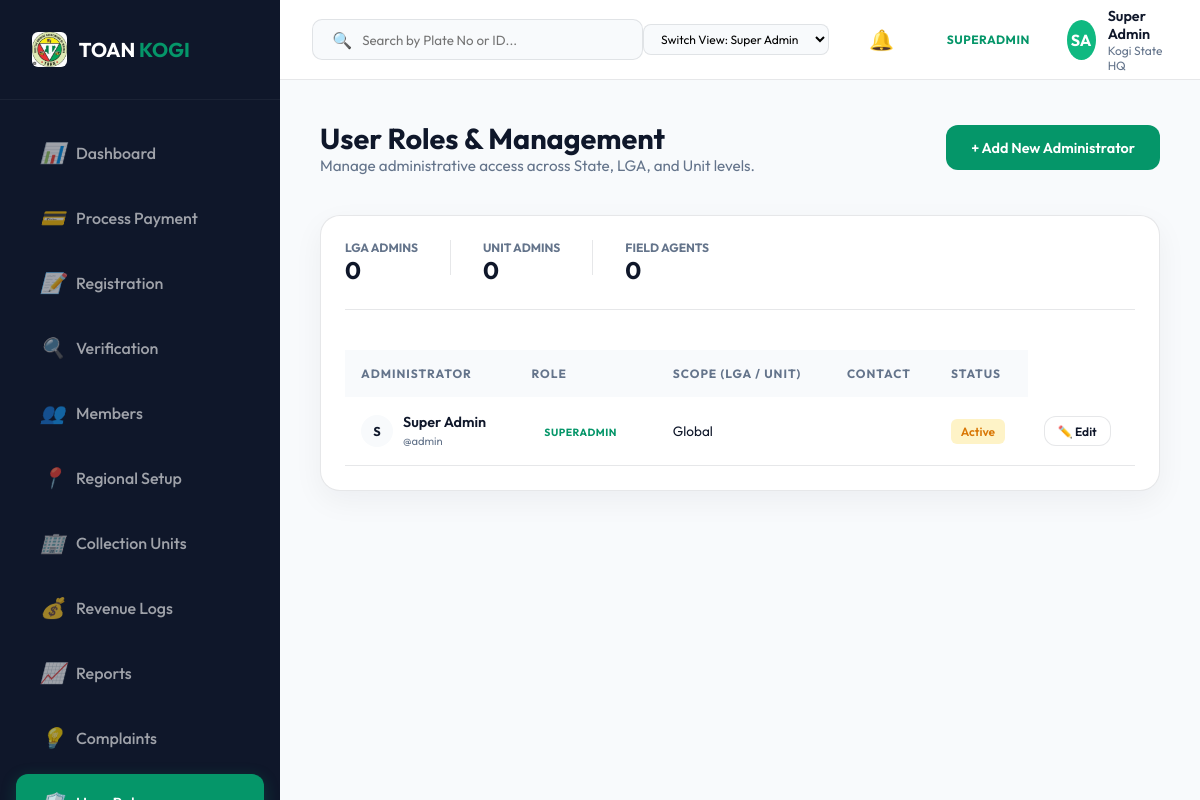
Screenshot of /public/admin/users (signed in) with the database file from the repository.
### tables this page shows
CREATE TABLE IF NOT EXISTS `users` (
  `id` int(11) NOT NULL AUTO_INCREMENT,
  `fullname` varchar(255) NOT NULL,
  `email` varchar(255) DEFAULT NULL,
  `username` varchar(255) NOT NULL,
  `password` varchar(255) NOT NULL,
  `role` enum('superadmin', 'admin', 'agent') NOT NULL DEFAULT 'agent',
  `created_at` timestamp DEFAULT CURRENT_TIMESTAMP,
  PRIMARY KEY (`id`),
  UNIQUE KEY `username` (`username`)
);

### app/Controllers/Admin.php (called while the page is built, shortened)
<?php
class Admin extends Controller
{
    private $adminModel;
    public function __construct()
    {
        $this->adminModel = $this->model('Admin');
    }
    public function users()
    {
        $role = $_SESSION['user_role'];
        $lga_id = $_SESSION['user_lga_id'];
        $unit_id = $_SESSION['user_unit_id'];
        $admins = $this->adminModel->getAdmins($role, $lga_id, $unit_id);
        $userStats = $this->adminModel->getScopedAdminStats($role, $lga_id, $unit_id);
        $lgas = ($role === 'superadmin') ? $this->adminModel->getLgas() : [];
        $unitsByLga = [];
        $all_lgas = $this->adminModel->getLgas();
        foreach($all_lgas as $l) {
            $unitsByLga[$l->id] = $this->adminModel->getUnitsByLga($l->id);
        }
        $data = [
            'title' => 'User Roles & Access | ' . SITENAME,
            'active_page' => 'users',
            'admins' => $admins,
            'userStats' => $userStats,
            'lgas' => $lgas,
            'unitsByLga' => $unitsByLga
        ];
        $this->view('admin/users', $data);
    }
}

### app/Core/App.php (called while the page is built, shortened)
<?php
class App
{
    protected $method = 'index';
    public function __construct()
    {
        $url = $this->parseUrl();
        if (isset($url[0])) {
            $controllerPath = APPROOT . '/Controllers/' . ucfirst($url[0]) . '.php';
            if (file_exists($controllerPath)) {
                unset($url[0]);
            }
        }
        $this->controller = new $controllerClassName;
        if (isset($url[1])) {
            if (method_exists($this->controller, $url[1])) {
                $this->method = $url[1];
                unset($url[1]);
            }
        }
        $this->params = $url ? array_values($url) : [];
        call_user_func_array([$this->controller, $this->method], $this->params);
    }
    protected function parseUrl()
    {
        if (isset($_GET['url'])) {
            return explode('/', filter_var(rtrim($_GET['url'], '/'), FILTER_SANITIZE_URL));
        }
        $urlPath = trim($urlPath, '/');
        return explode('/', filter_var($urlPath, FILTER_SANITIZE_URL));
    }
}

### public/index.php (called while the page is built, shortened)
<?php
$app = new App();

### app/Core/Database.php (called while the page is built, shortened)
<?php
class Database
{
    private $host = DB_HOST;
    private $user = DB_USER;
    private $pass = DB_PASS;
    private $dbname = DB_NAME;
    private $dbh;
    private $stmt;
    public function __construct()
    {
        $dsn = "mysql:host=" . $this->host . ";dbname=" . $this->dbname;
        $options = [
            PDO::ATTR_PERSISTENT => true,
            PDO::ATTR_ERRMODE => PDO::ERRMODE_EXCEPTION
        ];
        try {
            $this->dbh = new PDO($dsn, $this->user, $this->pass, $options);
        } catch (PDOException $e) {
            $this->error = $e->getMessage();
            echo $this->error;
        }
    }
    public function query($sql)
    {
        $this->stmt = $this->dbh->prepare($sql);
    }
    public function bind($param, $value, $type = null)
    {
        if (is_null($type)) {
            switch (true) {
                case is_int($value):
                    $type = PDO::PARAM_INT;
                    break;
            }
        }
        $this->stmt->bindValue($param, $value, $type);
    }
    public function execute()
    {
        return $this->stmt->execute();
    }
    public function resultSet()
    {
        $this->execute();
        return $this->stmt->fetchAll(PDO::FETCH_OBJ);
    }
    public function single()
    {
        $this->execute();
        return $this->stmt->fetch(PDO::FETCH_OBJ);
    }
}

### app/Models/Admin.php (called while the page is built, shortened)
<?php
class Admin
{
    private $db;
    public function __construct()
    {
        $this->db = new Database;
    }
    public function getAdmins($role = 'superadmin', $lga_id = null, $unit_id = null)
    {
        $where = " WHERE 1=1";
        $params = [];
        $sql = "SELECT u.*, l.name as lga_name, un.name as unit_name
                FROM users u
                LEFT JOIN lgas l ON u.lga_id = l.id
                LEFT JOIN units un ON u.unit_id = un.id
                $where ORDER BY u.created_at DESC";
        $this->db->query($sql);
        return $this->db->resultSet();
    }
    public function getScopedAdminStats($role = 'superadmin', $lga_id = null, $unit_id = null)
    {
        $where = " WHERE 1=1";
        $params = [];
        $sql = "SELECT
                COUNT(CASE WHEN role = 'lga_admin' THEN 1 END) as lga_admins,
                COUNT(CASE WHEN role = 'unit_admin' THEN 1 END) as unit_admins,
                COUNT(CASE WHEN role = 'agent' THEN 1 END) as agents,
                COUNT(*) as total
                FROM users $where";
        $this->db->query($sql);
        return $this->db->single();
    }
    public function getLgas()
    {
        $this->db->query('SELECT * FROM lgas ORDER BY name ASC');
        return $this->db->resultSet();
    }
    public function getUnitsByLga($lga_id)
    {
        $this->db->query('SELECT * FROM units WHERE lga_id = :lga_id ORDER BY name ASC');
        $this->db->bind(':lga_id', $lga_id);
        return $this->db->resultSet();
    }
}

### app/Views/admin/users.php (the view, shortened to what this page needs)
<?php require APPROOT . '/Views/inc/admin/header.php'; ?>
<div class="page-header">
    <div style="display: flex; justify-content: space-between; align-items: center;">
        <div>
            <h1 class="page-title">User Roles & Management</h1>
            <p class="page-subtitle">Manage administrative access across State, LGA, and Unit levels.</p>
        </div>
        <button class="btn btn-primary" onclick="openModal('addUserModal')">+ Add New Administrator</button>
    </div>
</div>
<div class="card">
    <div style="display: flex; gap: 2rem; margin-bottom: 2.5rem; border-bottom: 1px solid var(--glass-border); padding-bottom: 1.5rem;">
        <div>
            <span style="display: block; font-size: 0.75rem; color: var(--text-muted); font-weight: 700; text-transform: uppercase;">LGA Admins</span>
            <p style="font-size: 1.5rem; font-weight: 700;"><?php echo number_format($data['userStats']->lga_admins); ?></p>
        </div>
        <div>
            <span style="display: block; font-size: 0.75rem; color: var(--text-muted); font-weight: 700; text-transform: uppercase;">Unit Admins</span>
            <p style="font-size: 1.5rem; font-weight: 700;"><?php echo number_format($data['userStats']->unit_admins); ?></p>
        </div>
        <div>
            <span style="display: block; font-size: 0.75rem; color: var(--text-muted); font-weight: 700; text-transform: uppercase;">Field Agents</span>
            <p style="font-size: 1.5rem; font-weight: 700;"><?php echo number_format($data['userStats']->agents); ?></p>
        </div>
    </div>
    <div class="table-container">
        <table>
            <thead>
                <tr>
                    <th>Administrator</th>
                    <th>Role</th>
                    <th>Scope (LGA / Unit)</th>
                    <th>Contact</th>
                    <th>Status</th>
                </tr>
            </thead>
            <tbody>
                <?php foreach($data['admins'] as $row): ?>
                <tr>
                    <td>
                        <div style="display: flex; align-items: center; gap: 10px;">
                            <div style="width: 32px; height: 32px; background: var(--bg-alt); border-radius: 50%; display: flex; align-items: center; justify-content: center; font-size: 0.8rem; font-weight: 700;">
                                <?php echo substr($row->fullname, 0, 1); ?>
                            </div>
                            <div>
                                <span style="font-weight: 600; display: block;"><?php echo $row->fullname; ?></span>
                                <span style="font-size: 0.7rem; color: var(--text-muted);">@<?php echo $row->username; ?></span>
                            </div>
                        </div>
                    </td>
                    <td>
                        <span class="role-badge" style="font-size: 0.65rem;"><?php echo str_replace('_', ' ', strtoupper($row->role)); ?></span>
                    </td>
                    <td style="font-size: 0.85rem;">
                        <?php
                            if($row->role == 'superadmin') echo 'Global';
                            elseif($row->role == 'lga_admin') echo ($row->lga_name ?? 'N/A') . ' / FULL';
                            else echo ($row->lga_name ?? 'N/A') . ' / ' . ($row->unit_name ?? 'N/A');
                        ?>
                    </td>
                    <td style="font-size: 0.85rem;"><?php echo $row->email; ?></td>
                    <td>
                        <span class="status-check <?php echo $row->status === 'active' ? 'paid' : 'pending'; ?>">
                            <?php echo ucfirst($row->status ?? 'Active'); ?>
                        </span>
                    </td>
                    <td>
                        <div style="display: flex; gap: 10px;">
                            <button class="btn btn-outline" style="padding: 0.4rem 0.8rem; font-size: 0.75rem;"
                                    onclick='editUser(<?php echo json_encode($row); ?>)'>✏️ Edit</button>
                        </div>
                    </td>
                </tr>
                <?php endforeach; ?>
            </tbody>
        </table>
    </div>
</div>
<?php require APPROOT . '/Views/inc/admin/footer.php'; ?>

### public/assets/admin/css/admin.css (style rules this page uses)
:root { --primary: #059669; --primary-dark: #047857; --secondary: #d97706; --accent: #10b981; --dark: #0f172a; --dark-alt: #1e293b; --light: #ffffff; --bg-alt: #f8fafc; --text-muted: #64748b; --glass: rgba(255, 255, 255, 0.7); --glass-border: rgba(15, 23, 42, 0.1); --shadow: 0 10px 30px rgba(15, 23, 42, 0.05); --sidebar-width: 280px; --transition: all 0.3s cubic-bezier(0.4, 0, 0.2, 1); }
* { margin: 0; padding: 0; box-sizing: border-box; }
body { font-family: 'Outfit', sans-serif; background-color: var(--bg-alt); color: var(--dark); display: flex; min-height: 100vh; }
.role-badge { padding: 0.4rem 0.8rem; border-radius: 50px; background: var(--primary-light); color: var(--primary); font-size: 0.75rem; font-weight: 700; text-transform: uppercase; letter-spacing: 0.5px; }
.page-header { margin-bottom: 2.5rem; }
.page-title { font-size: 1.8rem; font-weight: 700; color: var(--dark); }
.page-subtitle { color: var(--text-muted); font-size: 0.95rem; }
.card { background: white; border-radius: 20px; padding: 1.5rem; box-shadow: var(--shadow); border: 1px solid var(--glass-border); }
.btn { display: inline-flex; align-items: center; justify-content: center; padding: 0.8rem 1.5rem; border-radius: 12px; font-weight: 600; font-family: inherit; cursor: pointer; transition: var(--transition); border: 1px solid transparent; font-size: 0.9rem; gap: 8px; text-decoration: none; }
.btn-primary { background: var(--primary); color: white; }
.btn-outline { background: white; border-color: var(--glass-border); color: var(--dark); }
.table-container { overflow-x: auto; }
table { width: 100%; border-collapse: collapse; }
th { text-align: left; padding: 1rem; background: var(--bg-alt); font-size: 0.75rem; text-transform: uppercase; letter-spacing: 1px; color: var(--text-muted); font-weight: 700; }
td { padding: 1rem; border-bottom: 1px solid var(--glass-border); font-size: 0.9rem; }
.status-check { padding: 0.3rem 0.6rem; border-radius: 6px; font-size: 0.75rem; font-weight: 600; }
.pending { background: #fef3c7; color: #d97706; }

### rows the page displays
users: fullname "S", fullname "Super Admin", username "admin", role "SUPERADMIN", shows "Global", status "Active"

### other values shown
str_replace('_', ' ', strtoupper($_SESSION['user_role'])) "SUPERADMIN"
$initials "SA"
$_SESSION['user_name'] "Super Admin"
$data['userStats']->lga_admins "0"
$data['userStats']->unit_admins "0"
$data['userStats']->agents "0"
